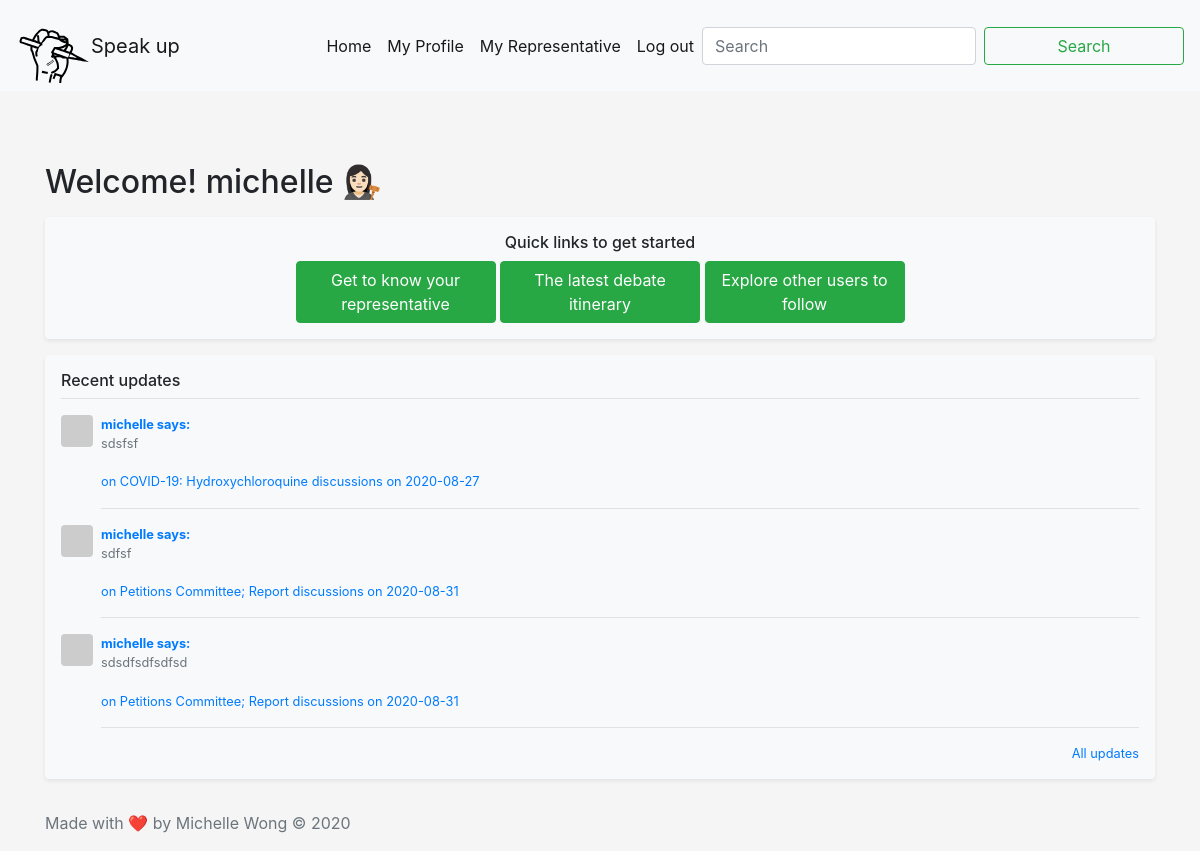
The app's page /index (signed in) with its own data.
### app/models.py (models this page shows, shortened)
class User(UserMixin, db.Model):
    id = db.Column(db.Integer, primary_key=True)
    username = db.Column(db.String(64), index=True, unique=True)
    email = db.Column(db.String(120), index=True, unique=True)
    password_hash = db.Column(db.String(128))
    posts = db.relationship('Post', backref='author', lazy='dynamic')
    about_me = db.Column(db.String(140))
    representative = db.Column(db.String(100))
    constituency = db.Column(db.String(100))
    postcode = db.Column(db.String(64))
    last_seen = db.Column(db.DateTime, default=datetime.utcnow)
    followed = db.relationship(
        'User', secondary=followers,
        primaryjoin=(followers.c.follower_id == id),
        secondaryjoin=(followers.c.followed_id == id),
        backref=db.backref('followers', lazy='dynamic'), lazy='dynamic')
    def avatar(self, size):
        digest = md5(self.email.lower().encode('utf-8')).hexdigest()
        return 'https://www.gravatar.com/avatar/{}?d=identicon&s={}'.format(
            digest, size)
    def followed_posts(self):
        followed = Post.query.join(
            followers, (followers.c.followed_id == Post.user_id)).filter(
                followers.c.follower_id == self.id)
        own = Post.query.filter_by(user_id=self.id)
        return followed.union(own).order_by(Post.timestamp.desc())

class Post(db.Model):
    id = db.Column(db.Integer, primary_key=True)
    body = db.Column(db.String(140))
    timestamp = db.Column(db.DateTime, index=True, default=datetime.utcnow)
    user_id = db.Column(db.Integer, db.ForeignKey('user.id'))
    speech_id = db.Column(db.Integer, db.ForeignKey('speech.id'))

class MinorHeading(db.Model):
    __tablename__ = 'minorheading'
    id = db.Column(db.Integer, primary_key=True)
    order_id = db.Column(db.Integer,index=True)
    major_id = db.Column(db.Integer, db.ForeignKey('majorheading.id'))
    body = db.Column(db.String(140))
    speech = db.relationship('Speech', backref='minorheading', lazy='dynamic')

class Hansard(db.Model):
    id = db.Column(db.Integer, primary_key=True)
    date = db.Column(db.String(140))
    majorheading = db.relationship('MajorHeading', backref='hansard', lazy='dynamic')

### app/routes.py (the view)
@app.route('/', methods=['GET', 'POST'])
@app.route('/index', methods=['GET', 'POST'])
@login_required
def index():
    form = PostForm()
    if form.validate_on_submit():
        post = Post(body=form.post.data, author=current_user)
        db.session.add(post)
        db.session.commit()
        flash('Your post is now live!')
        return redirect(url_for('index'))
    page = request.args.get('page', 1, type=int)
    posts = current_user.followed_posts().paginate(
        page, 3, False)
    return render_template('index.html', title='Home', form=form,
                           posts=posts.items)

### app/forms.py
class PostForm(FlaskForm):
    identifier = StringField()
    post = TextAreaField('Say something', validators=[DataRequired()])
    hidden = TextAreaField("Field 2",id="srcLibArticles")
    submit = SubmitField('Submit')

### app/models.py (called while the page is built)
@login.user_loader
def load_user(id):
    return User.query.get(int(id))

### app/routes.py (called while the page is built)
@app.before_request
def before_request():
    if current_user.is_authenticated:
        current_user.last_seen = datetime.utcnow()
        db.session.commit()

### app/templates/index.html (shortened to what this page needs)
{% extends "navbar.html" %}
{% block content %}
<div class="row">
  <div class="col-lg-12">
    <br>
    <br>
    <br>
    <h2>Welcome! {{current_user.username}} 👩🏻‍⚖️</h2>
    <div class="my-3 p-3 bg-light text-center rounded box-shadow shadow-sm">
    <h6>Quick links to get started</h6>
    <button type="button" class="btn btn-success text-center">Get to know your representative</button>
    <button type="button" class="btn btn-success text-center">The latest debate itinerary</button>
    <button type="button" class="btn btn-success text-center">Explore other users to follow</button>
    </div>
    <div class="my-3 p-3 bg-light rounded box-shadow shadow-sm">
            <h6 class="border-bottom border-gray pb-2 mb-0">Recent updates</h6>
            {% for post in posts %}
                {% include '_post.html' %}
            {% endfor %}
    <small class="d-block text-right mt-3">
      <a href="#">All updates</a>
    </small>
  </div>
</div>
</div>
{% endblock %}

### app/templates/_post.html
        <div class="media text-muted pt-3">
          <img data-src="holder.js/31x32?theme=thumb&amp;bg=007bff&amp;fg=007bff&amp;size=1" alt="32x32" class="mr-2 rounded" style="width: 32px; height: 32px;" src={{ post.author.avatar(36) }} data-holder-rendered="true">
          <p class="media-body pb-3 mb-0 small lh-125 border-bottom border-gray">
            <strong class="d-block text-gray-dark"><a href="{{ url_for('user', username=post.author.username) }}">{{post.author.username}} says: </a></strong>
          {{post.body}}
          <br>
          <br>
          <a href="/hansard/{{post.speech.minorheading.majorheading.hansard.date+"#"+post.speech.exact_id}}"> on {{post.speech.minorheading.body}} discussions on {{post.speech.minorheading.majorheading.hansard.date}}</a>
           </p>
        </div>

### app/css/file.css (style rules this page uses)
html, body { height: 100%; }

### app/templates/index.html (style rules this page uses)
.btn { width:200px; height:100px padding:5px; }

### records on screen
User: username "michelle"
Post: author.username "michelle", body "sdsfsf", speech.minorheading.body "COVID-19: Hydroxychloroquine", speech.minorheading.majorheading.hansard "2020-08-27"
Post: author.username "michelle", body "sdfsf", speech.minorheading.body "Petitions Committee; Report", speech.minorheading.majorheading.hansard "2020-08-31"
Post: author.username "michelle", body "sdsdfsdfsdfsd", speech.minorheading.body "Petitions Committee; Report", speech.minorheading.majorheading.hansard "2020-08-31"
